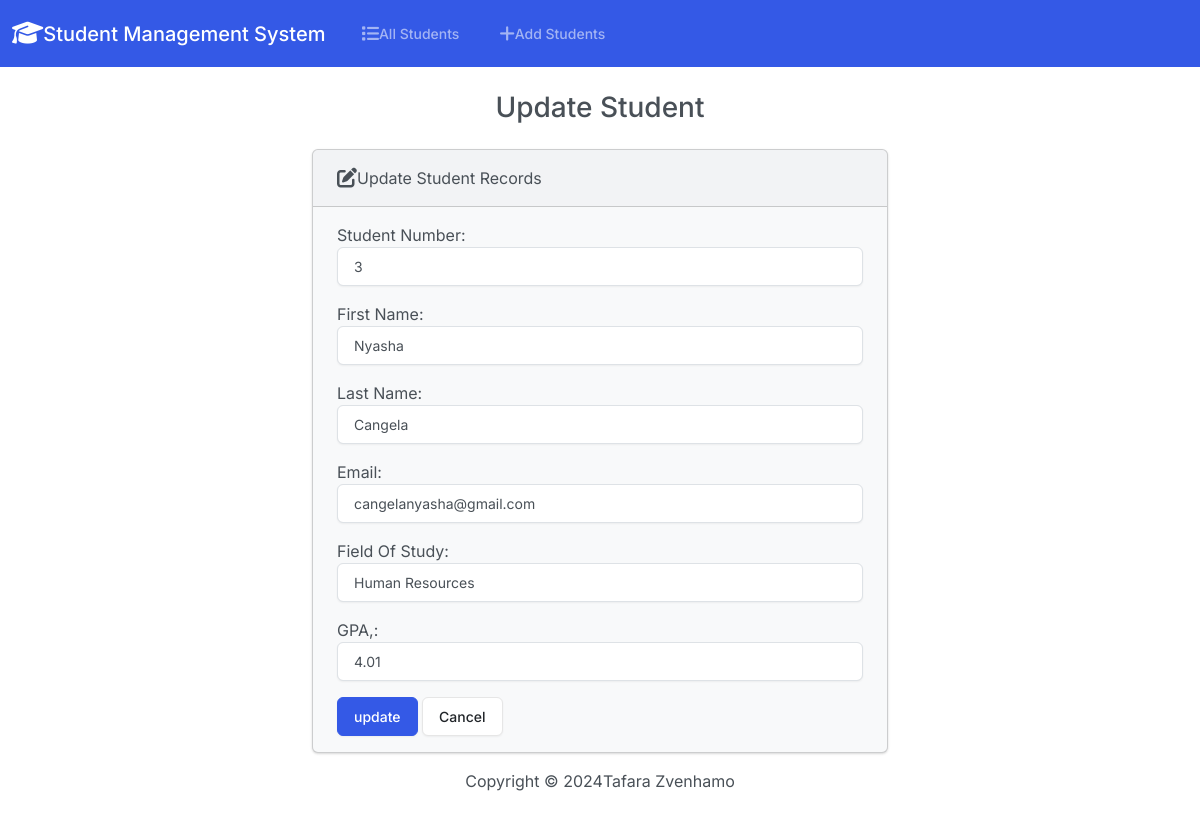
The app's page /edit/4 with its own data.
### students/models.py (models this page shows, shortened)
class student(models.Model):
    student_number = models.PositiveIntegerField()
    first_name = models.CharField(max_length = 50)
    last_name = models.CharField(max_length = 50)
    email = models.EmailField(max_length = 100)
    field_of_study = models.CharField(max_length=50)
    gpa = models.FloatField()

### students/views.py (the view)
# urls.py: path('edit/<int:id>', views.edit, name = 'edit'),
def edit(request, id):
    Student = get_object_or_404(student, pk=id)  # Use get_object_or_404 for better error handling
    if request.method == 'POST':
        form = studentform(request.POST, instance=Student)
        if form.is_valid():
            form.save()
            return render(request, 'edit.html', {
                'form': form,
                'success': True
            })
    else:
        form = studentform(instance=Student)
    return render(request, 'edit.html', {
        'form': form
    })

### students/forms.py
class studentform(forms.ModelForm):
    class Meta:
        model = student
        fields = ['student_number', 'first_name', 'last_name', 'email', 'field_of_study', 'gpa']
        labels = {
            'student_number' : 'Student Number',
            'first_name' : 'First Name',
            'last_name' : 'Last Name',
            'email' : 'Email',
            'field_of_study' : 'Field Of Study',
            'gpa' : 'GPA,'
        }
        widgets = {
            'student_number': forms.NumberInput(attrs={'class': 'form-control'}),
            'first_name': forms.TextInput(attrs={'class': 'form-control'}),
            'last_name': forms.TextInput(attrs={'class': 'form-control'}),
            'email': forms.EmailInput(attrs={'class': 'form-control'}),
            'field_of_study': forms.TextInput(attrs={'class': 'form-control'}),
            'gpa': forms.NumberInput(attrs={'class': 'form-control'}),
        }

### students/templates/edit.html (shortened to what this page needs)
{% extends 'base.html' %}
{% block body %}
    <h3 class = 'text-center m-4'>Update Student</h3>
    {% if success %}
        <div class = 'alert alert-success' role = 'alert'>
            The Student updated successfully.
            <a href = '{% url 'index' %}' class = 'alert-link'>Go to Home Page.</a>
        </div>
    {% else %}
        <div class = 'row justify-content-center'>
            <div class = 'col-6'>
                <div class="card bg-light mb-3">
                    <div class="card-header">
                        <i class="fa-solid fa-pen-to-square fa-lg"></i>Update Student Records
                    </div>
                    <div class="card-body">
                      <form action="" method = 'POST'>
                        {{ form.as_p }}
                        <button type = 'submit' class = 'btn btn-primary'>update</button>
                        <a href = '{% url 'index' %}' class = 'btn btn-secondary'>Cancel</a>
                      </form>
                    </div>
                  </div>
            </div>
        </div>
    {% endif %}
{% endblock %}

### records on screen
student: student_number "3", first_name "Nyasha", last_name "Cangela", email "cangelanyasha@gmail.com", field_of_study "Human Resources", gpa "4.01"
